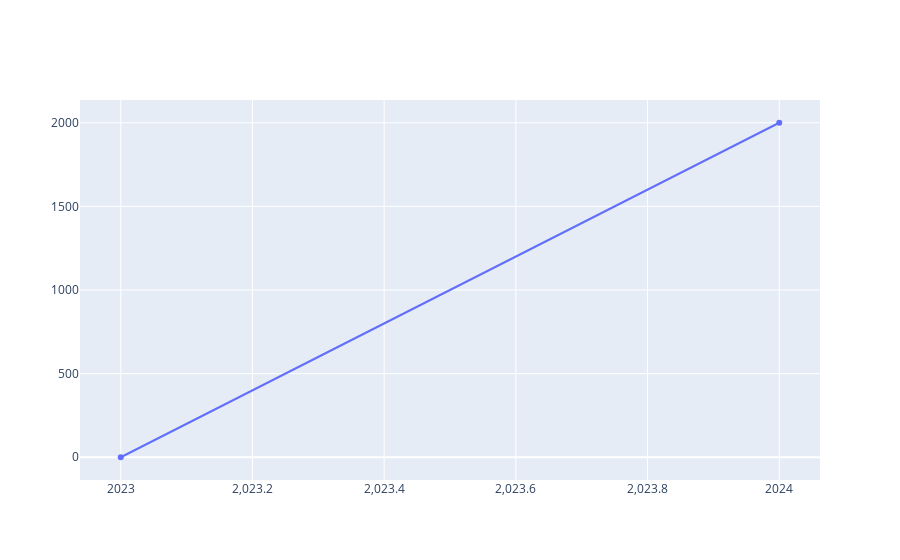

Write notebook code for a chart like this one.
### Code cell
# Trace creation 
import plotly.graph_objects as go

x_data = [2023,2024]
y_data = [0,2000]

# Define a trace (series) for temperature data
trace = go.Scatter(
    x=x_data,  # x-axis values
    y=y_data,  # y-axis values
    mode='lines+markers',  # Line and marker style
    name='Temperature'  # Name for the trace
)

# Create a figure and add the trace
fig = go.Figure(data=[trace])

# Display the plot
fig.show()

### Figure 1 — Plotly figure (JSON) as saved in the notebook; plotly's stock layout.template omitted (floating-point values rounded to 4 significant figures)
{"data": [{"mode": "lines+markers", "name": "Temperature", "type": "scatter", "x": [2023, 2024], "y": [0, 2000]}], "layout": {}}
